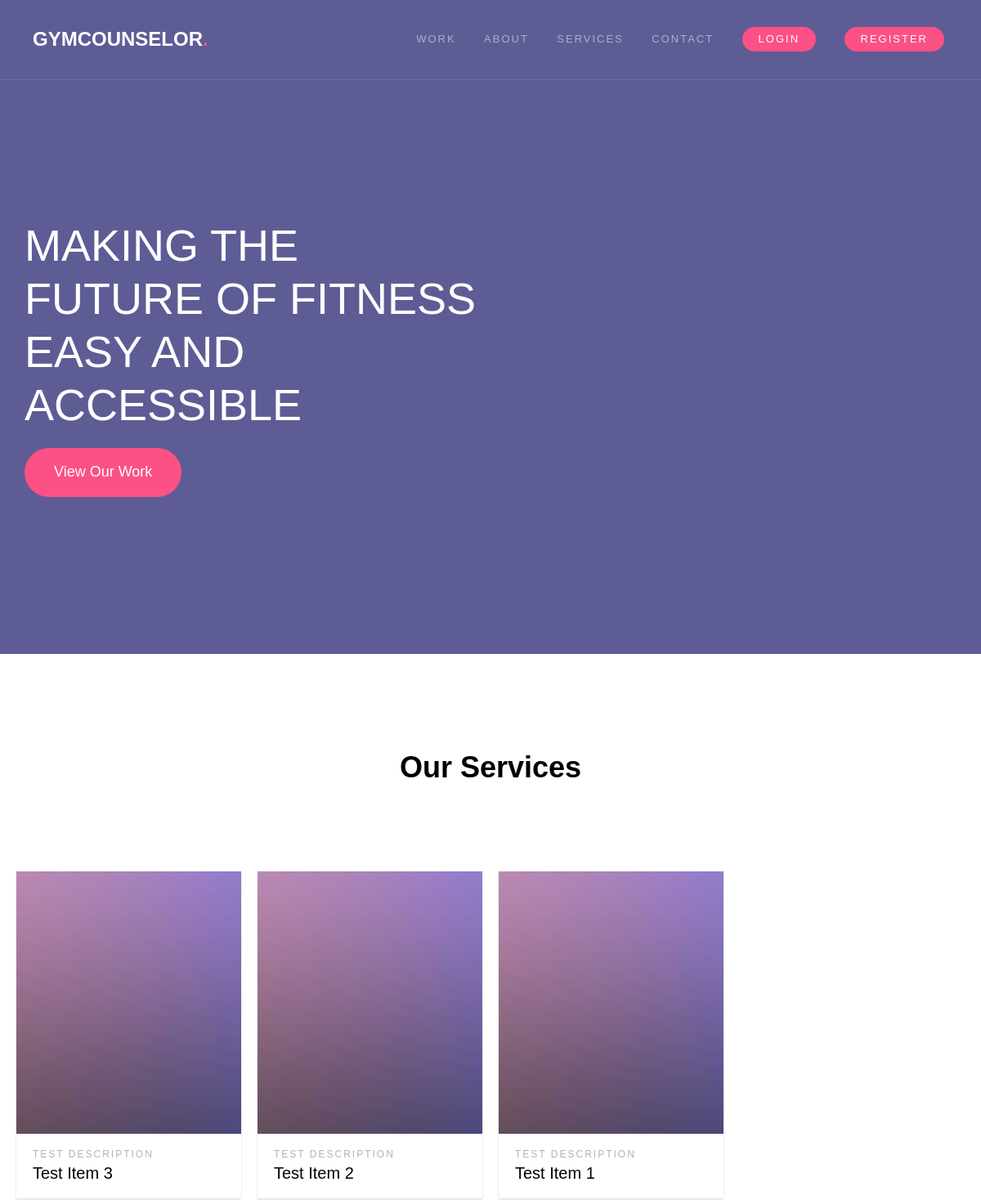
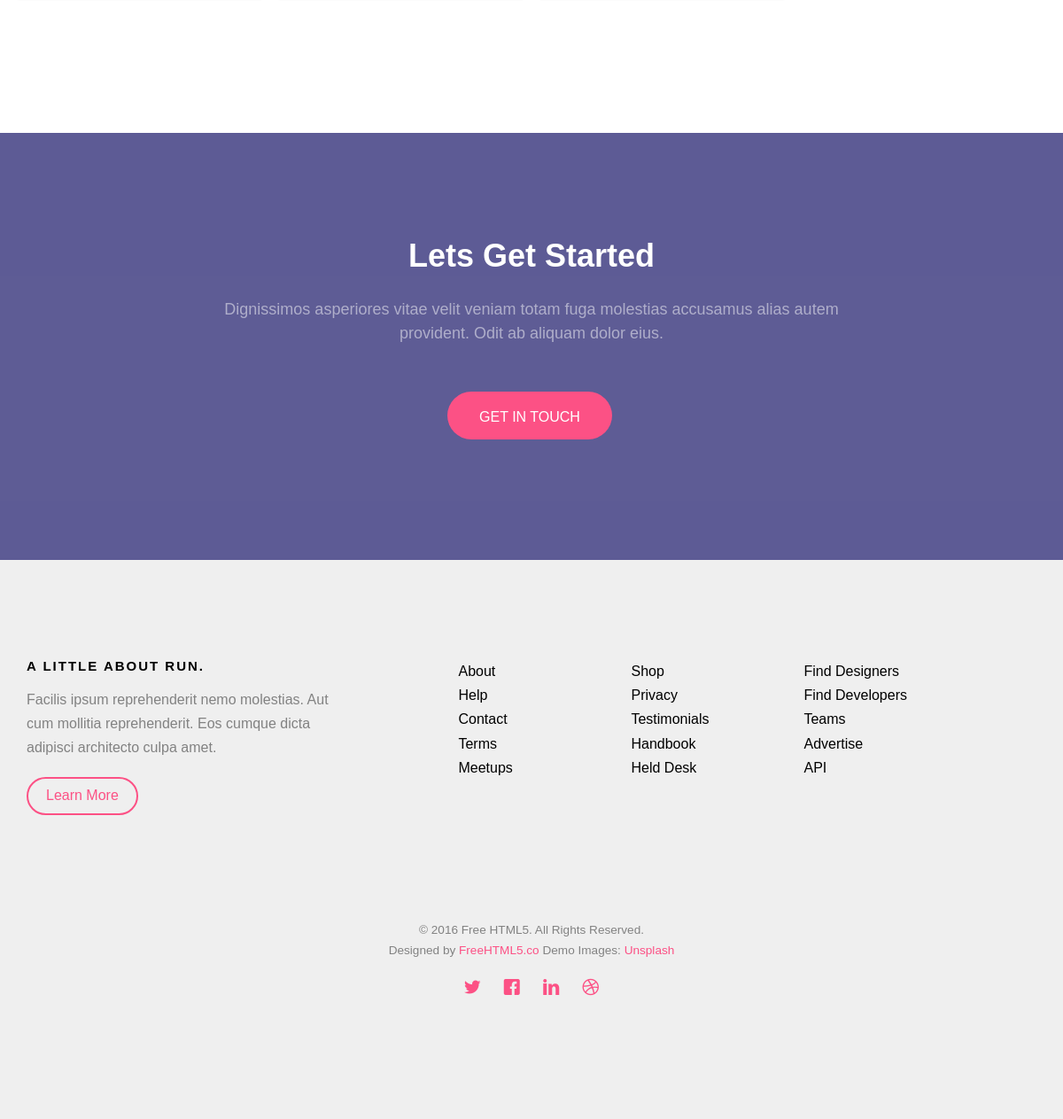
The page / on the database its author committed (2 pictures, top to bottom).
### services/models.py (models this page shows, shortened)
class Service(models.Model):
    name = models.CharField(max_length=120, blank=True, null=True)
    price = models.IntegerField(blank=True, null=True)
    des = models.CharField(max_length=500, blank=True, null=True)
    is_enrolled = models.BooleanField(null=True, blank=True, default=False)

### home/views.py (the view)
# urls.py: path('', home_view, name='home'),
def home_view(request):
    service = Service.objects.all()
    user = request.user
    context = {
            'title': 'Home',
            'users': user,
            'service': service,
        }
    return render(request, 'home/home.html', context)

### templates/home/home.html (shortened to what this page needs)
{% load static %}
{% include 'base/base.html' %}
{% block content %}
	<div id="page">
	<nav class="fh5co-nav" role="navigation">
		<div class="top-menu">
			<div class="container">
				<div class="row">
					<div class="col-xs-2">
						<div id="fh5co-logo"><a href="{% url 'home' %}">gymCOUNSELOR<span>.</span></a></div>
					</div>
					<div class="col-xs-10 text-right menu-1">
						<ul>
							<li><a href="{% url 'work' %}">Work</a></li>
							<li><a href="{% url 'about' %}">About</a></li>
							<li class="has-dropdown">
								<a href="{% url 'services' %}">Services</a>
							</li>
							<li><a href="{% url 'contact' %}">Contact</a></li>
                            {% if request.user.is_authenticated %}
                                <li class="btn-cta"><a href="{% url 'dashboard' %}">{{ users.first_name }}</a></li>
                            {% else %}
                                <li class="btn-cta"><a href="{% url 'login' %}"><span>Login</span></a></li>
                                <li class="btn-cta"><a href="{% url 'register' %}"><span>Register</span></a></li>
                            {% endif %}
						</ul>
					</div>
				</div>
			</div>
		</div>
	</nav>
	<header id="fh5co-header" class="fh5co-cover" role="banner" style="background-image:{% static 'images/img_bg_1.jpg' %};" data-stellar-background-ratio="0.5">
		<div class="overlay"></div>
		<div class="container">
			<div class="row">
				<div class="col-md-6">
					<div class="display-t">
						<div class="display-tc animate-box" data-animate-effect="fadeIn">
							<h1>Making the Future of Fitness Easy and Accessible</h1>
							<p><a href="#" class="btn btn-primary btn-lg with-arrow">View Our Work</a></p>
						</div>
					</div>
				</div>
			</div>
		</div>
	</header>
	<div id="fh5co-project">
		<div class="container">
			<div class="row animate-box">
				<div class="col-md-8 col-md-offset-2 text-center fh5co-heading">
					<h2>Our Services</h2>
				</div>
			</div>
		</div>
		<div class="project-content">
			{% for s in service %}
                <div class="col-forth">
                    <div class="project animate-box" style="background-image: url({% static 'images/project1.jpg'    %})">
                        <a href="{% url 'prod_detail' s.id %}" class="desc">
                            <span>{{ s.des }}</span>
                            <h3>{{ s.name }}</h3>
                        </a>
                    </div>
                </div>
            {% endfor %}
		</div>
	</div>
	<div id="fh5co-started">
		<div class="container">
			<div class="row animate-box">
				<div class="col-md-8 col-md-offset-2 text-center fh5co-heading">
					<h2>Lets Get Started</h2>
					<p>Dignissimos asperiores vitae velit veniam totam fuga molestias accusamus alias autem provident. Odit ab aliquam dolor eius.</p>
				</div>
			</div>
			<div class="row animate-box">
				<div class="col-md-8 col-md-offset-2 text-center">
					<p><a href="#" class="btn btn-default btn-lg">Get in Touch</a></p>
				</div>
			</div>
		</div>
	</div>
	<footer id="fh5co-footer" role="contentinfo">
		<div class="container">
			<div class="row row-pb-md">
				<div class="col-md-4 fh5co-widget">
					<h3>A Little About Run.</h3>
					<p>Facilis ipsum reprehenderit nemo molestias. Aut cum mollitia reprehenderit. Eos cumque dicta adipisci architecto culpa amet.</p>
					<p><a class="btn btn-primary btn-outline with-arrow" href="#">Learn More </a></p>
				</div>
				<div class="col-md-2 col-sm-4 col-xs-6 col-md-push-1">
					<ul class="fh5co-footer-links">
						<li><a href="#">About</a></li>
						<li><a href="#">Help</a></li>
						<li><a href="#">Contact</a></li>
						<li><a href="#">Terms</a></li>
						<li><a href="#">Meetups</a></li>
					</ul>
				</div>
				<div class="col-md-2 col-sm-4 col-xs-6 col-md-push-1">
					<ul class="fh5co-footer-links">
						<li><a href="#">Shop</a></li>
						<li><a href="#">Privacy</a></li>
						<li><a href="#">Testimonials</a></li>
						<li><a href="#">Handbook</a></li>
						<li><a href="#">Held Desk</a></li>
					</ul>
				</div>
				<div class="col-md-2 col-sm-4 col-xs-6 col-md-push-1">
					<ul class="fh5co-footer-links">
						<li><a href="#">Find Designers</a></li>
						<li><a href="#">Find Developers</a></li>
						<li><a href="#">Teams</a></li>
						<li><a href="#">Advertise</a></li>
						<li><a href="#">API</a></li>
					</ul>
				</div>
			</div>
			<div class="row copyright">
				<div class="col-md-12 text-center">
					<p>
						<small class="block">&copy; 2016 Free HTML5. All Rights Reserved.</small>
						<small class="block">Designed by <a href="http://freehtml5.co/" target="_blank">FreeHTML5.co</a> Demo Images: <a href="http://unsplash.co/" target="_blank">Unsplash</a></small>
					</p>
					<p>
						<ul class="fh5co-social-icons">
							<li><a href="#"><i class="icon-twitter"></i></a></li>
							<li><a href="#"><i class="icon-facebook"></i></a></li>
							<li><a href="#"><i class="icon-linkedin"></i></a></li>
							<li><a href="#"><i class="icon-dribbble"></i></a></li>
						</ul>
					</p>
				</div>
			</div>
		</div>
	</footer>
	</div>
{% endblock %}

### static/CSS/main.css (style rules this page uses)
html, body, div, span, applet, object, iframe, h1, h2, h3, h4, h5, h6, p, blockquote, pre, a, abbr, acronym, address, big, cite, code, del, dfn, em, img, ins, kbd, q, s, samp, small, strike, strong, sub, sup, tt, var, b, u, i, center, dl, dt, dd, ol, ul, li, fieldset, form, label, legend, table, caption, tbody, tfoot, thead, tr, th, td, article, aside, canvas, details, embed, figure, figcaption, footer, header, hgroup, menu, nav, output, ruby, section, summary, time, mark, audio, video { margin: 0; padding: 0; border: 0; font-size: 100%; font: inherit; vertical-align: baseline; }
article, aside, details, figcaption, figure, footer, header, hgroup, menu, nav, section { display: block; }
body { line-height: 1; }
ol, ul { list-style: none; }

### static/CSS/icomoon.css (style rules this page uses)
[class^="icon-"], [class*=" icon-"] { font-family: 'icomoon' !important; speak: none; font-style: normal; font-weight: normal; font-variant: normal; text-transform: none; line-height: 1; -webkit-font-smoothing: antialiased; -moz-osx-font-smoothing: grayscale; }
.icon-dribbble:before { content: "\ea65"; }
.icon-facebook:before { content: "\ea67"; }
.icon-linkedin:before { content: "\ea73"; }
.icon-twitter:before { content: "\ea7c"; }

### rows shown on the page
Service: des "TEST DESCRIPTION", name "Test Item 3"
Service: des "TEST DESCRIPTION", name "Test Item 2"
Service: des "TEST DESCRIPTION", name "Test Item 1"
